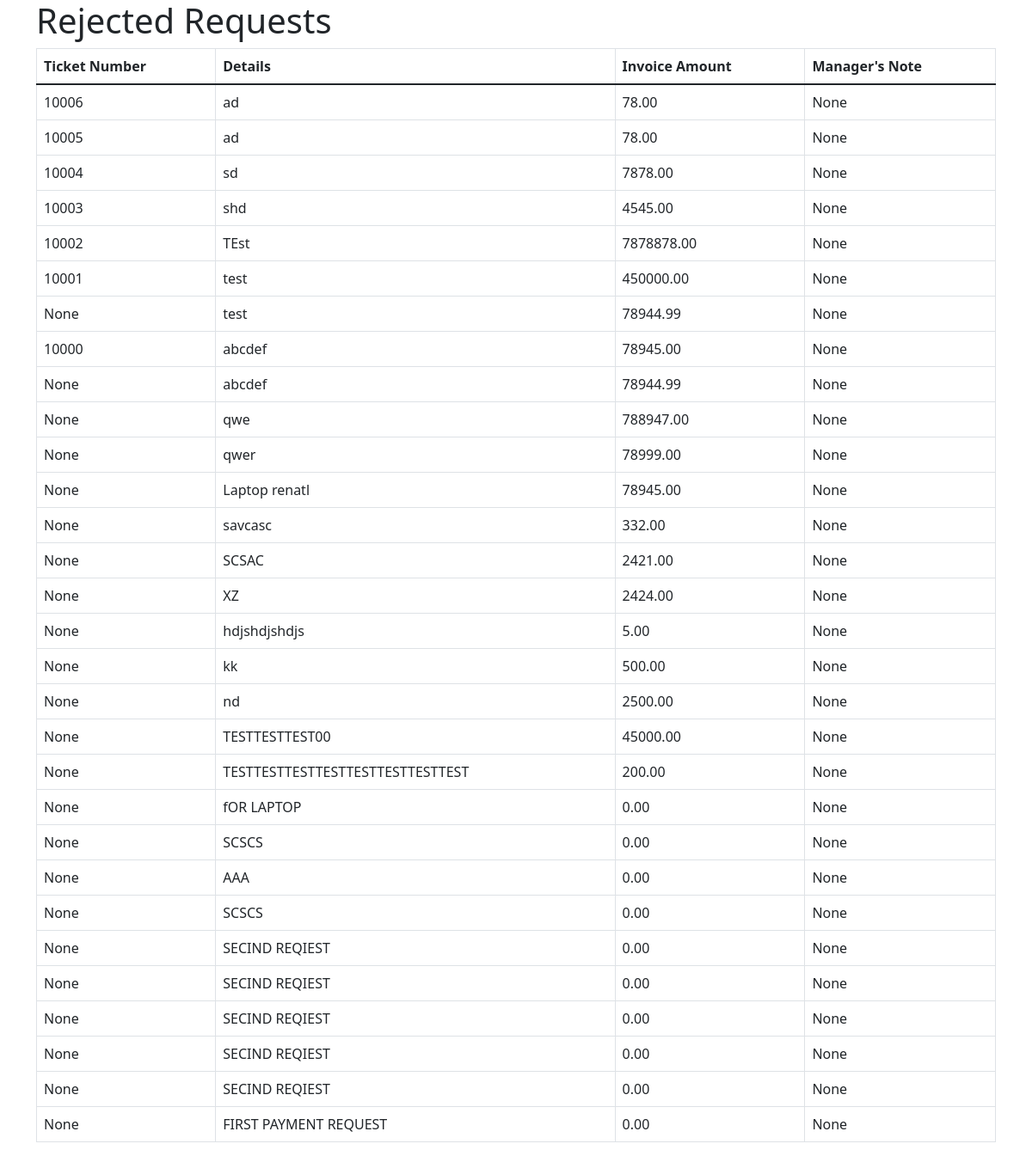
Page /view-status/ (signed in) on the committed database.
### finance_app/models.py (models this page shows, shortened)
class Request(models.Model):
    STATUS_CHOICES = [
        ('Pending', 'Pending'),
        ('Approved', 'Approved'),
        ('Rejected', 'Rejected'),
        ('Hold', 'Hold'),
    ]
    VENDOR_TYPE_CHOICES = [
        ('existing_vendor', 'Existing Vendor'),
        ('new_vendor', 'New Vendor'),
    ]
    employee = models.ForeignKey(User, on_delete=models.CASCADE, limit_choices_to={'role': 'Employee'})
    vendor_name = models.CharField(max_length=255)
    type_of_vendor = models.CharField(max_length=50, choices=VENDOR_TYPE_CHOICES)  # Dropdown for vendor type
    vendor_code = models.CharField(max_length=100)
    basis_of_request = models.CharField(max_length=255)
    details_of_request = models.TextField()
    invoice_amount = models.DecimalField(max_digits=10, decimal_places=2)
    requested_date_of_payment = models.DateField()
    invoice_date = models.DateField()
    status = models.CharField(max_length=10, choices=STATUS_CHOICES, default='Pending')
    created_at = models.DateTimeField(auto_now_add=True)
    updated_at = models.DateTimeField(auto_now=True)
    manager_approval_at = models.DateTimeField(null=True, blank=True)
    manager_note = models.TextField(blank=True, null=True)
    finance_approval_at = models.DateTimeField(null=True, blank=True)
    is_urgent = models.BooleanField(default=False)  # Field for urgency
    notes = models.TextField(blank=True, null=True)
    invoice = models.FileField(upload_to='attachments/', blank=True, null=True)
    ticket_number = models.PositiveIntegerField(unique=True, null=True, blank=True)  # Allow null for initial save
    def save(self, *args, **kwargs):
        if self._state.adding and self.ticket_number is None:
            last_request = Request.objects.order_by('-ticket_number').first()
            if last_request and last_request.ticket_number:
                self.ticket_number = last_request.ticket_number + 1
            else:
                self.ticket_number = 10000  # Start ticket numbering from 10000 if no records exist
        super().save(*args, **kwargs)

### finance_app/views.py (the view)
# urls.py: path('view-status/', views.view_status, name='view_status'),
@login_required
def view_status(request):
    if request.user.role != 'Employee':
        messages.error(request, 'Unauthorized access')
        return redirect('login')
    requests = Request.objects.filter(employee=request.user).order_by('-created_at')
    return render(request, 'view_status.html', {
        'requests': requests
    })

### finance_app/templates/view_status.html (shortened to what this page needs)
<!DOCTYPE html>
<html lang="en">
<head>
    <link href="https://cdn.jsdelivr.net/npm/bootstrap@5.1.3/dist/css/bootstrap.min.css" rel="stylesheet">
</head>
<body>
    <div class="container">
        <h1>Rejected Requests</h1>
        <table class="table table-bordered">
            <thead>
                <tr>
                    <th>Ticket Number</th>
                    <th>Details</th>
                    <th>Invoice Amount</th>
                    <th>Manager's Note</th>
                </tr>
            </thead>
            <tbody>
                {% for request in requests %}
                <tr>
                    <td>{{ request.ticket_number }}</td>
                    <td>{{ request.details_of_request }}</td>
                    <td>{{ request.invoice_amount }}</td>
                    <td>{{ request.manager_note }}</td>
                </tr>
                {% empty %}
                <tr>
                    <td colspan="4" class="text-center">No rejected requests.</td>
                </tr>
                {% endfor %}
            </tbody>
        </table>
    </div>
</body>
</html>

### rows in the picture
Request: ticket_number "10006", details_of_request "ad", invoice_amount "78.00", manager_note "None"
Request: ticket_number "10005", details_of_request "ad", invoice_amount "78.00", manager_note "None"
Request: ticket_number "10004", details_of_request "sd", invoice_amount "7878.00", manager_note "None"
Request: ticket_number "10003", details_of_request "shd", invoice_amount "4545.00", manager_note "None"
Request: ticket_number "10002", details_of_request "TEst", invoice_amount "7878878.00", manager_note "None"
Request: ticket_number "10001", details_of_request "test", invoice_amount "450000.00", manager_note "None"
Request: ticket_number "None", details_of_request "test", invoice_amount "78944.99", manager_note "None"
Request: ticket_number "10000", details_of_request "abcdef", invoice_amount "78945.00", manager_note "None"
Request: ticket_number "None", details_of_request "abcdef", invoice_amount "78944.99", manager_note "None"
Request: ticket_number "None", details_of_request "qwe", invoice_amount "788947.00", manager_note "None"
Request: ticket_number "None", details_of_request "qwer", invoice_amount "78999.00", manager_note "None"
Request: ticket_number "None", details_of_request "Laptop renatl", invoice_amount "78945.00", manager_note "None"
Request: ticket_number "None", details_of_request "savcasc", invoice_amount "332.00", manager_note "None"
Request: ticket_number "None", details_of_request "SCSAC", invoice_amount "2421.00", manager_note "None"
Request: ticket_number "None", details_of_request "XZ", invoice_amount "2424.00", manager_note "None"
Request: ticket_number "None", details_of_request "hdjshdjshdjs", invoice_amount "5.00", manager_note "None"
Request: ticket_number "None", details_of_request "kk", invoice_amount "500.00", manager_note "None"
Request: ticket_number "None", details_of_request "nd", invoice_amount "2500.00", manager_note "None"
Request: ticket_number "None", details_of_request "TESTTESTTEST00", invoice_amount "45000.00", manager_note "None"
Request: ticket_number "None", details_of_request "TESTTESTTESTTESTTESTTESTTESTTEST", invoice_amount "200.00", manager_note "None"
Request: ticket_number "None", details_of_request "fOR LAPTOP", invoice_amount "0.00", manager_note "None"
Request: ticket_number "None", details_of_request "SCSCS", invoice_amount "0.00", manager_note "None"
Request: ticket_number "None", details_of_request "AAA", invoice_amount "0.00", manager_note "None"
Request: ticket_number "None", details_of_request "SCSCS", invoice_amount "0.00", manager_note "None"
Request: ticket_number "None", details_of_request "SECIND REQIEST", invoice_amount "0.00", manager_note "None"
Request: ticket_number "None", details_of_request "SECIND REQIEST", invoice_amount "0.00", manager_note "None"
Request: ticket_number "None", details_of_request "SECIND REQIEST", invoice_amount "0.00", manager_note "None"
Request: ticket_number "None", details_of_request "SECIND REQIEST", invoice_amount "0.00", manager_note "None"
Request: ticket_number "None", details_of_request "SECIND REQIEST", invoice_amount "0.00", manager_note "None"
Request: ticket_number "None", details_of_request "FIRST PAYMENT REQUEST", invoice_amount "0.00", manager_note "None"
